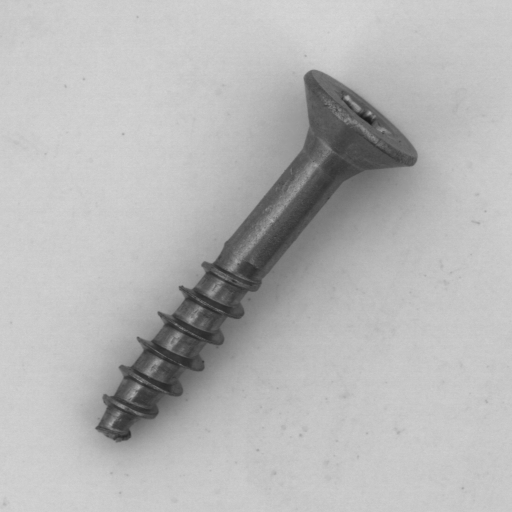
#> input picture Example pictures/Before Alignment.png, 1024 x 1024 px (shown at 1/2 size); its folder holds only this picture in this run
$ python -i align.py   (imports and definitions only)
#> lines starting #> are read from the running program, lines starting #| are printed output that depends on the picture
#> further down, picture is the input picture: shape (1024, 1024, 3); min 24, max 218, mean 181.5
import cv2
import numpy as np

# [11 lines left out: function detect_and_compute_center_line_1, not called in this run]
def detect_and_compute_center_line_2(image):
    """Detect edges and compute the center line of the screw."""
    image = cv2.GaussianBlur(image, (5, 5), 0)
    modified_image = image.copy()
    modified_image[:, :260] = 220
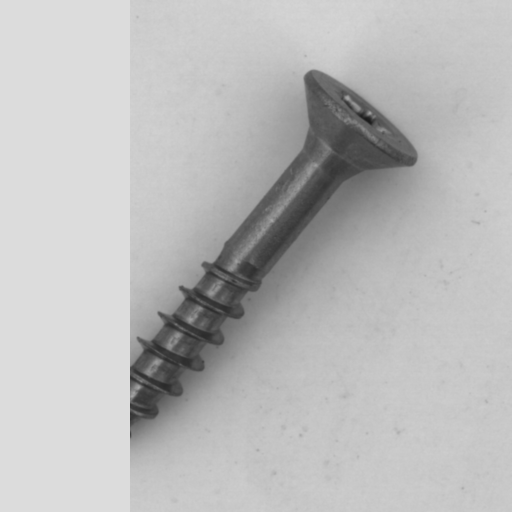
#> modified_image: shape (1024, 1024, 3) (shown at 1/2 size); min 25, max 220, mean 187.1
    modified_image[:, 450:] = 220
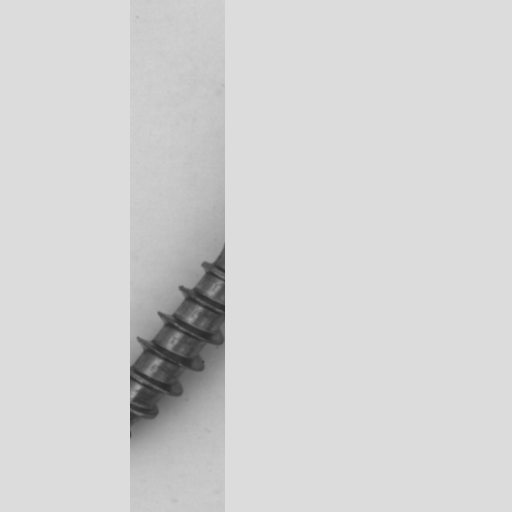
#> modified_image: shape (1024, 1024, 3) (shown at 1/2 size); min 42, max 220, mean 210.9
    clahe = cv2.createCLAHE(clipLimit=2.2, tileGridSize=(8, 8))
#> (the run stopped early here; a loop or call above may not have finished)

$ run again, on Example pictures/manipulated_front000.png
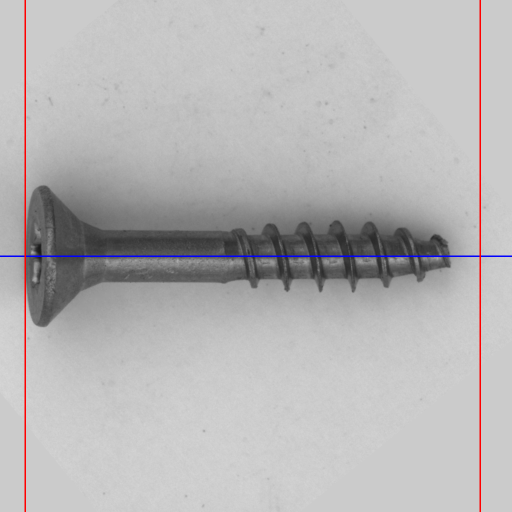
#> input picture Example pictures/manipulated_front000.png, 1024 x 1024 px (shown at 1/2 size)
#> picture is the input picture: shape (1024, 1024, 3); mean B, G, R 181.4, 180.6, 182.1
#> in detect_and_compute_center_line_2, `modified_image[:, :260] = 220`:
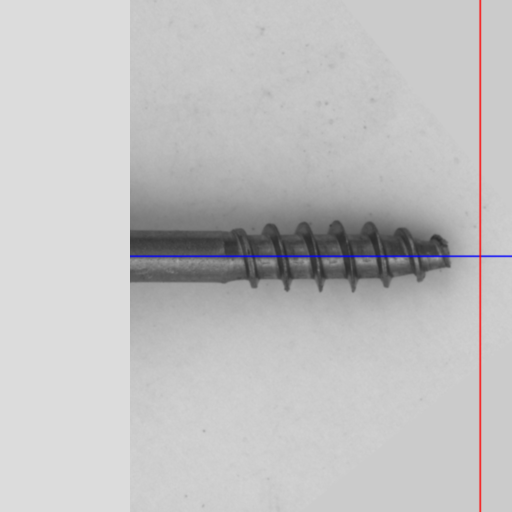
#> modified_image: shape (1024, 1024, 3) (shown at 1/2 size); mean of channels 0, 1, 2 192.8, 192.2, 193; drawn as B, G, R
#> in detect_and_compute_center_line_2, `modified_image[:, 450:] = 220`:
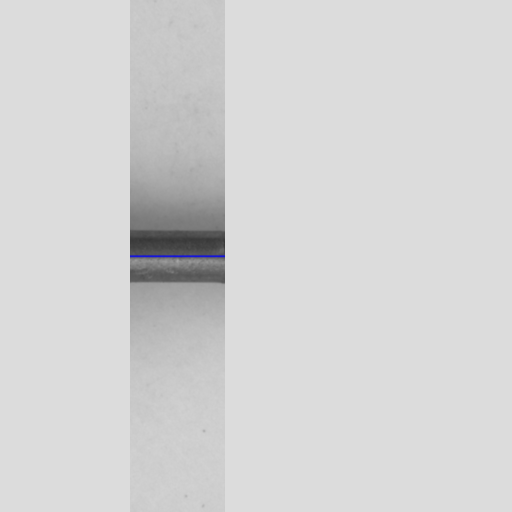
#> modified_image: shape (1024, 1024, 3) (shown at 1/2 size); mean of channels 0, 1, 2 212.5, 212.3, 212.3; drawn as B, G, R
